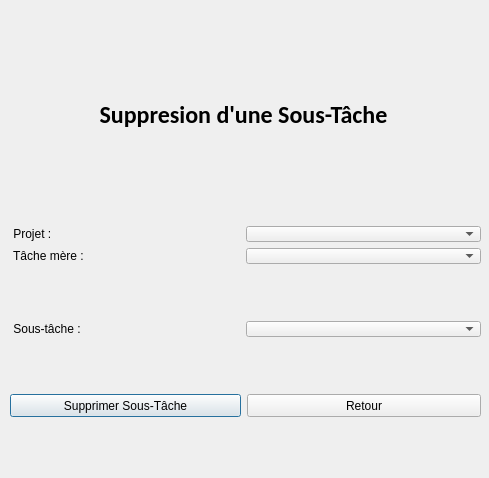
<?xml version="1.0" encoding="UTF-8"?>
<ui version="4.0">
 <class>SupprimerSousTache</class>
 <widget class="QDialog" name="SupprimerSousTache">
  <property name="windowModality">
   <enum>Qt::WindowModal</enum>
  </property>
  <property name="geometry">
   <rect>
    <x>0</x>
    <y>0</y>
    <width>489</width>
    <height>478</height>
   </rect>
  </property>
  <property name="windowTitle">
   <string>Suppression sousTache</string>
  </property>
  <widget class="QWidget" name="verticalLayoutWidget">
   <property name="geometry">
    <rect>
     <x>10</x>
     <y>10</y>
     <width>471</width>
     <height>461</height>
    </rect>
   </property>
   <layout class="QVBoxLayout" name="verticalLayout">
    <item>
     <layout class="QVBoxLayout" name="verticalLayout_4">
      <item>
       <widget class="QLabel" name="label">
        <property name="maximumSize">
         <size>
          <width>467</width>
          <height>108</height>
         </size>
        </property>
        <property name="font">
         <font>
          <family>Calibri</family>
          <pointsize>18</pointsize>
          <weight>75</weight>
          <bold>true</bold>
          <underline>false</underline>
         </font>
        </property>
        <property name="text">
         <string>Suppresion d'une Sous-Tâche</string>
        </property>
        <property name="alignment">
         <set>Qt::AlignCenter</set>
        </property>
       </widget>
      </item>
     </layout>
    </item>
    <item>
     <layout class="QVBoxLayout" name="verticalLayout_2">
      <item>
       <layout class="QHBoxLayout" name="horizontalLayout">
        <item>
         <widget class="QLabel" name="label_3">
          <property name="maximumSize">
           <size>
            <width>230</width>
            <height>50</height>
           </size>
          </property>
          <property name="text">
           <string> Projet :</string>
          </property>
         </widget>
        </item>
        <item>
         <widget class="QComboBox" name="comboBoxProjet">
          <property name="maximumSize">
           <size>
            <width>237</width>
            <height>16</height>
           </size>
          </property>
         </widget>
        </item>
       </layout>
      </item>
      <item>
       <layout class="QHBoxLayout" name="horizontalLayout_2">
        <item>
         <widget class="QLabel" name="label_4">
          <property name="maximumSize">
           <size>
            <width>230</width>
            <height>50</height>
           </size>
          </property>
          <property name="text">
           <string> Tâche mère :</string>
          </property>
         </widget>
        </item>
        <item>
         <widget class="QComboBox" name="comboBoxTacheMere">
          <property name="maximumSize">
           <size>
            <width>237</width>
            <height>16</height>
           </size>
          </property>
         </widget>
        </item>
       </layout>
      </item>
     </layout>
    </item>
    <item>
     <layout class="QVBoxLayout" name="verticalLayout_3">
      <item>
       <layout class="QHBoxLayout" name="horizontalLayout_4">
        <item>
         <widget class="QLabel" name="label_8">
          <property name="maximumSize">
           <size>
            <width>230</width>
            <height>50</height>
           </size>
          </property>
          <property name="text">
           <string> Sous-tâche :</string>
          </property>
         </widget>
        </item>
        <item>
         <widget class="QComboBox" name="comboBoxSousTache">
          <property name="maximumSize">
           <size>
            <width>237</width>
            <height>16</height>
           </size>
          </property>
         </widget>
        </item>
       </layout>
      </item>
     </layout>
    </item>
    <item>
     <layout class="QHBoxLayout" name="horizontalLayout_5">
      <item>
       <widget class="QPushButton" name="pushButtonValider">
        <property name="maximumSize">
         <size>
          <width>231</width>
          <height>23</height>
         </size>
        </property>
        <property name="text">
         <string>Supprimer Sous-Tâche</string>
        </property>
       </widget>
      </item>
      <item>
       <widget class="QPushButton" name="pushButtonAnnuler">
        <property name="maximumSize">
         <size>
          <width>238</width>
          <height>23</height>
         </size>
        </property>
        <property name="text">
         <string>Retour</string>
        </property>
       </widget>
      </item>
     </layout>
    </item>
   </layout>
  </widget>
 </widget>
 <resources/>
 <connections/>
</ui>
